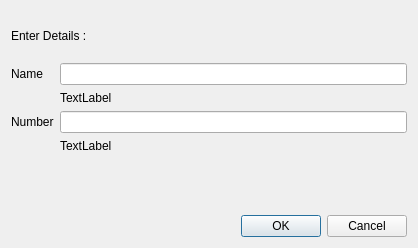
<?xml version="1.0" encoding="UTF-8"?>
<ui version="4.0">
 <class>AddSpeakerWindow</class>
 <widget class="QDialog" name="AddSpeakerWindow">
  <property name="geometry">
   <rect>
    <x>0</x>
    <y>0</y>
    <width>418</width>
    <height>248</height>
   </rect>
  </property>
  <property name="windowTitle">
   <string>Add Speaker</string>
  </property>
  <layout class="QGridLayout" name="gridLayout">
   <item row="7" column="0" colspan="2">
    <widget class="QDialogButtonBox" name="buttonBox">
     <property name="orientation">
      <enum>Qt::Horizontal</enum>
     </property>
     <property name="standardButtons">
      <set>QDialogButtonBox::Cancel|QDialogButtonBox::Ok</set>
     </property>
    </widget>
   </item>
   <item row="4" column="0">
    <widget class="QLabel" name="label_3">
     <property name="text">
      <string>Number</string>
     </property>
    </widget>
   </item>
   <item row="2" column="1">
    <widget class="QLineEdit" name="lineEdit"/>
   </item>
   <item row="4" column="1">
    <widget class="QLineEdit" name="lineEdit_2"/>
   </item>
   <item row="6" column="0">
    <spacer name="verticalSpacer_3">
     <property name="orientation">
      <enum>Qt::Vertical</enum>
     </property>
     <property name="sizeHint" stdset="0">
      <size>
       <width>20</width>
       <height>56</height>
      </size>
     </property>
    </spacer>
   </item>
   <item row="0" column="0">
    <spacer name="verticalSpacer_2">
     <property name="orientation">
      <enum>Qt::Vertical</enum>
     </property>
     <property name="sizeHint" stdset="0">
      <size>
       <width>20</width>
       <height>6</height>
      </size>
     </property>
    </spacer>
   </item>
   <item row="2" column="0">
    <widget class="QLabel" name="label_2">
     <property name="text">
      <string>Name</string>
     </property>
    </widget>
   </item>
   <item row="1" column="0" colspan="2">
    <widget class="QLabel" name="label">
     <property name="text">
      <string>Enter Details :
</string>
     </property>
    </widget>
   </item>
   <item row="3" column="1">
    <widget class="QLabel" name="label_4">
     <property name="text">
      <string>TextLabel</string>
     </property>
    </widget>
   </item>
   <item row="5" column="1">
    <widget class="QLabel" name="label_5">
     <property name="text">
      <string>TextLabel</string>
     </property>
    </widget>
   </item>
  </layout>
 </widget>
 <resources/>
 <connections>
  <connection>
   <sender>buttonBox</sender>
   <signal>accepted()</signal>
   <receiver>AddSpeakerWindow</receiver>
   <slot>accept()</slot>
   <hints>
    <hint type="sourcelabel">
     <x>227</x>
     <y>186</y>
    </hint>
    <hint type="destinationlabel">
     <x>157</x>
     <y>195</y>
    </hint>
   </hints>
  </connection>
  <connection>
   <sender>buttonBox</sender>
   <signal>rejected()</signal>
   <receiver>AddSpeakerWindow</receiver>
   <slot>reject()</slot>
   <hints>
    <hint type="sourcelabel">
     <x>295</x>
     <y>186</y>
    </hint>
    <hint type="destinationlabel">
     <x>286</x>
     <y>195</y>
    </hint>
   </hints>
  </connection>
 </connections>
</ui>
